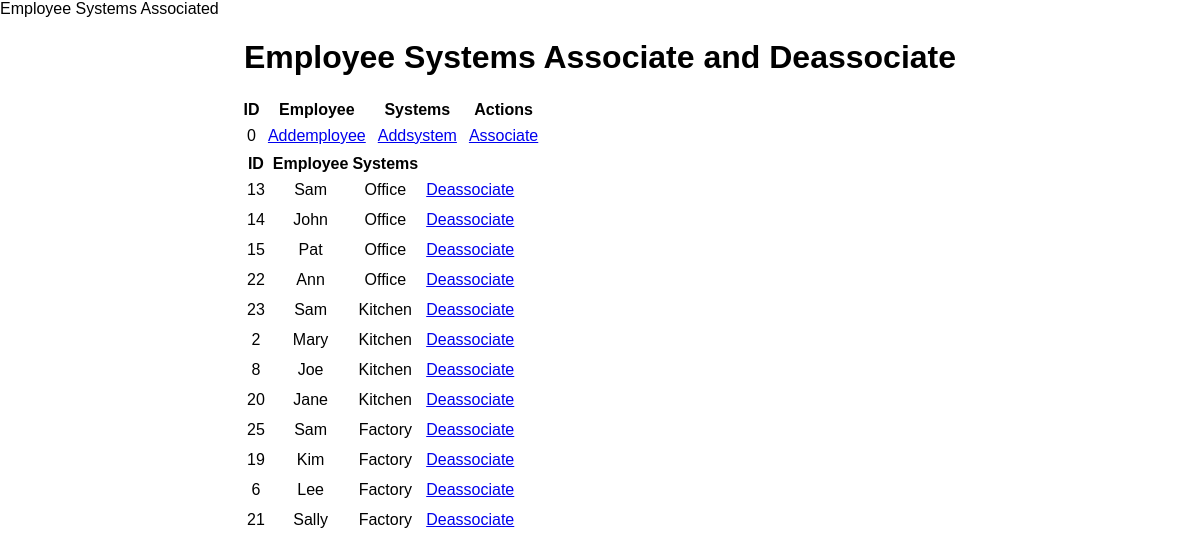
/, run on an earlier commit of the app's database.
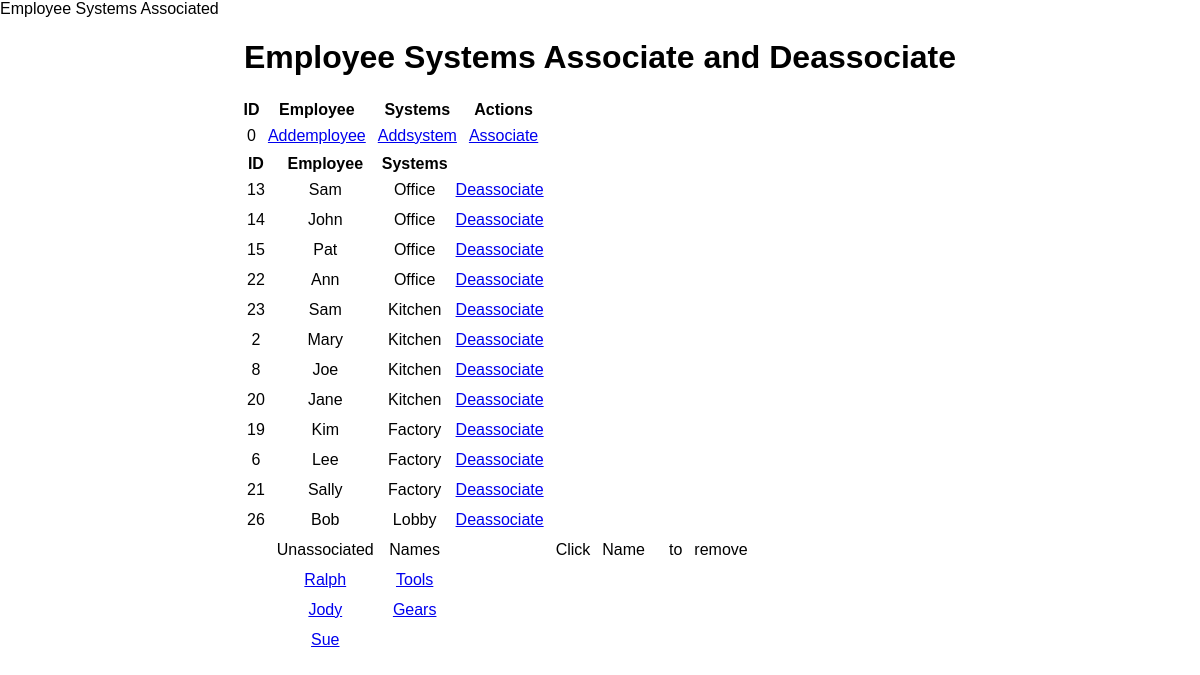
And on a later commit of the database.
### app.py (models this page shows, shortened)
class Blanknames(db.Model):
    id = db.Column(db.Integer, primary_key=True)
    empName = db.Column(db.String(200), default='.')
    sysName = db.Column(db.String(200), default='.')
    date_created = db.Column(db.DateTime, default=datetime.utcnow)

class Associated(db.Model):
    id = db.Column(db.Integer, primary_key=True)
    empKey = db.Column(db.Integer)
    sysKey = db.Column(db.Integer)

class Employee(db.Model):
    empKey = db.Column(db.Integer, primary_key=True)
    empName = db.Column(db.String(200), nullable=False)

class Systems(db.Model):
    sysKey = db.Column(db.Integer, primary_key=True)
    sysName = db.Column(db.String(200), nullable=False)

### app.py (the view)
@app.route('/', methods=['POST', 'GET'])
def index():
    if request.method == 'POST':
        pass
    else:
            tasks = Blanknames.query.order_by(Blanknames.id).all()
            con = engine.connect()
            statement = "select * from Associated as a left join Employee as e on a.empKey = e.empKey left join Systems as s on a.sysKey = s.sysKey order by 3,2"
            trans = con.execute(statement)
            statement = "select * from Employee where empKey not in (select empKey from Associated)"
            empnames = con.execute(statement)
            statement = "select * from Systems where sysKey not in (select sysKey from Associated)"
            sysnames = con.execute(statement)
            emparr = []
            for name in empnames:
                emparr.append((name.empName,name.empKey))
            sysarr = []
            for name in sysnames:
                sysarr.append((name.sysName,name.sysKey))
            arr = []
            for i in range(0,max(len(emparr),len(sysarr))):
                arr.append({"empName": "","empKey": "", "sysName": "", "sysKey": ""})
            for i in range(0,len(emparr)):
                arr[i]["empName"] = emparr[i][0]
                arr[i]["empKey"] = emparr[i][1]
            for i in range(0,len(sysarr)):
                arr[i]["sysName"] = sysarr[i][0]
                arr[i]["sysKey"] = sysarr[i][1]
            names = arr
            return render_template('index.html', tasks=tasks,trans=trans,names=names)

### templates/index.html
{% extends 'base.html' %}
{% block head %}
<title>Employee Systems Associated</title>
{% endblock %}
{% block body %}
<div class="content">
    <h1 style="text-align: center">Employee Systems Associate and Deassociate</h1>
    {% if tasks|length < 1 %}
    <h4 style="text-align: center">Enter</h4>
    {% else %}
    <table style="margin-left: 20%">
        <tr>
            <th>ID</th>
            <th>Employee</th>
            <th>Systems</th>
            <th>Actions</th>
        </tr>
        {% for task in tasks %}
            <tr>
                <td>{{ task.id}}</td>
                <td>
                        <a href="/addemployee/">Addemployee</a>
                    </td>
                    <td>
                            <a href="/addsystem/">Addsystem</a>
                        </td>
                <td>
                    <a href="/associate/">Associate</a>
                </td>
            </tr>
        {% endfor %}
    </table>
    <table style="margin-left: 20%">
        <tr>
            <th>ID</th> <th>Employee</th> <th>Systems</th>
        </tr>
        {% for tran in trans %}
            <tr>
                <td>{{tran.id}}</td> <td>{{tran.empName}}</td> <td>{{tran.sysName}}</td>
                <td>
                    <a href="/deassociate/{{tran.id}}">Deassociate</a>
                </td>
            </tr>
        {% endfor %}
            {% if names|length > 0 %}
        <tr>
                <td></td> <td>Unassociated</td> <td>Names</td>
                <td></td> <td>Click</td> <td>Name</td>
                <td></td> <td>to</td> <td>remove</td>
            </tr>
            {% endif %}
            {% for name in names %}
            <tr>
                <td></td> <td><a href="/delemp/{{name.empKey}}">{{name.empName}}</a></td> <td><a href="/delsys/{{name.sysKey}}">{{name.sysName}}</a></td>
                <td>
                </td>
            </tr>
        {% endfor %}
    </table>
    {% endif %}
</div>
{% endblock %}

### templates/base.html (shortened to what this page needs)
<!DOCTYPE html>
<html lang="en">
<head>
    <link rel="stylesheet" href="{{ url_for('static', filename='css/main.css') }}"
    {% block head %}{% endblock %}
</head>
<body>
    {% block body %}{% endblock %}
</body>
</html>

### static/css/main.css (style rules this page uses)
body { margin: 0; font-family: sans-serif; }
td { text-align: center; padding: 5px; }

What changed in the data, as far as the page shows it:
removed Associated: id "25", empName "Sam", sysName "Factory"
added Associated: id "26", empName "Bob", sysName "Lobby"
added Employee: empName "Ralph"
added Systems: sysName "Tools"
added Employee: empName "Jody"
added Systems: sysName "Gears"
added Employee: empName "Sue"
Also different on the page:
text now shown: "Unassociated Names Click Name to remove"
